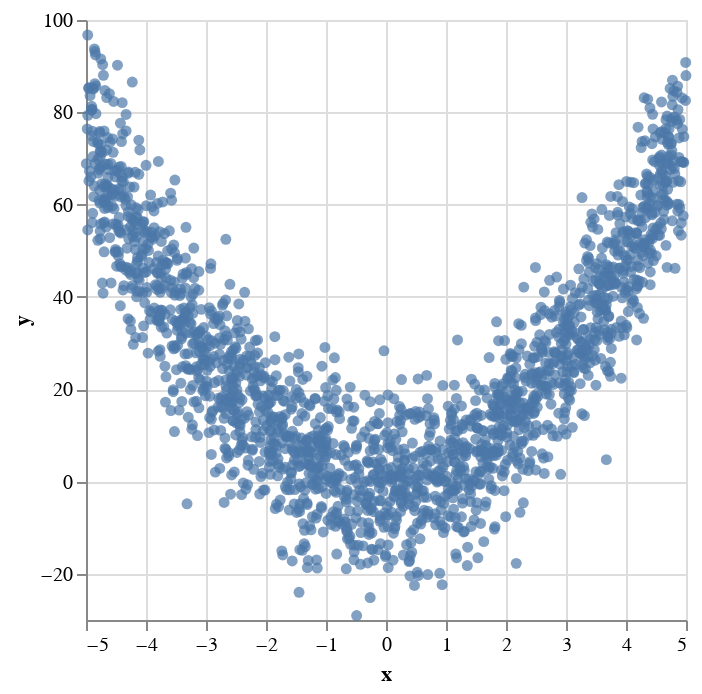

The cell this chart's notebook holds for it:
### Markdown cell above
## Plot the data

Draw a scatter-plot of this data.  Chris recommends using Altair (and can best help if you use Altair), but you are welcome to use whatever you like, including Plotly, Seaborn, or Matplotlib.

### Code cell
alt.Chart(df).mark_circle().encode(
    x="x",
    y="y"
)

### Figure 1 — Vega-Lite specification as saved in the notebook (floating-point values rounded to 4 significant figures; data arrays with more than 128 entries replaced by an {"elided": "..."} marker saying what was removed)
{"config": {"view": {"continuousWidth": 300, "continuousHeight": 300}}, "data": {"name": "data-c5a1fd4569e57becd263e1aabcd22476"}, "mark": {"type": "circle"}, "encoding": {"x": {"field": "x", "type": "quantitative"}, "y": {"field": "y", "type": "quantitative"}}, "$schema": "https://vega.github.io/schema/vega-lite/v6.1.0.json", "datasets": {"data-c5a1fd4569e57becd263e1aabcd22476": {"elided": "2000 records"}}}
